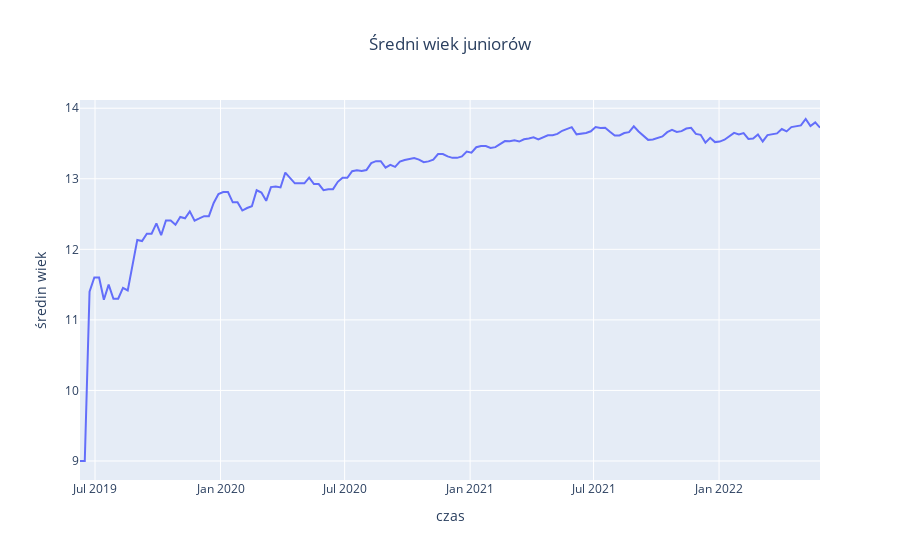

The notebook cell saved with this chart:
### Code cell
fig = px.line(junior_age, x="date", y="mean_age", title='Średni wiek juniorów')
fig.update_layout(xaxis_title='czas',
                  yaxis_title='średin wiek',
                  title_x=0.5)
fig.show()

### Figure 1 — Plotly figure (JSON) as saved in the notebook; plotly's stock layout.template omitted (floating-point values rounded to 4 significant figures; data arrays with more than 128 entries replaced by an {"elided": "..."} marker saying what was removed)
{"data": [{"hovertemplate": "date=%{x}<br>mean_age=%{y}<extra></extra>", "legendgroup": "", "line": {"color": "#636efa", "dash": "solid"}, "marker": {"symbol": "circle"}, "mode": "lines", "name": "", "orientation": "v", "showlegend": false, "type": "scatter", "x": {"elided": "156 str values"}, "xaxis": "x", "y": {"elided": "156 float values"}, "yaxis": "y"}], "layout": {"legend": {"tracegroupgap": 0}, "title": {"text": "Średni wiek juniorów", "x": 0.5}, "xaxis": {"anchor": "y", "domain": [0, 1], "title": {"text": "czas"}}, "yaxis": {"anchor": "x", "domain": [0, 1], "title": {"text": "średin wiek"}}}}
